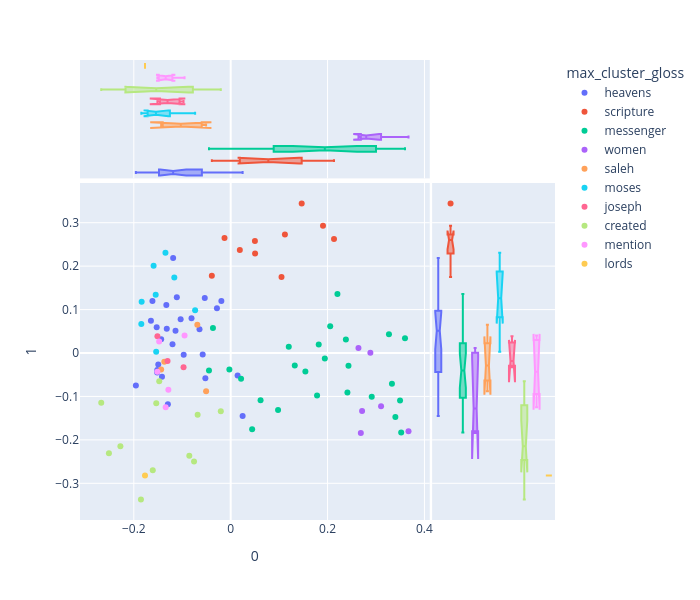

The notebook cell this image was saved under:
### Code cell
px.scatter(k.PCAX.join(k.DOC), 0,1, color='max_cluster_gloss', 
           hover_name=k.PCAX.index, height=600, width=700,
          marginal_x='box', marginal_y='box')

### Figure 1 — Plotly figure (JSON) as saved in the notebook; plotly's stock layout.template omitted (floating-point values rounded to 4 significant figures)
{"data": [{"hovertemplate": "<b>%{hovertext}</b><br><br>max_cluster_gloss=heavens<br>0=%{x}<br>1=%{y}<extra></extra>", "hovertext": [1, 22, 23, 25, 35, 42, 43, 45, 47, 48, 54, 58, 66, 67, 68, 69, 72, 73, 77, 78, 79, 80, 81, 82, 83, 84, 96], "legendgroup": "heavens", "marker": {"color": "#636efa", "symbol": "circle"}, "mode": "markers", "name": "heavens", "orientation": "v", "showlegend": true, "type": "scatter", "x": [-0.02837, -0.1528, -0.1188, -0.1112, -0.1139, -0.05351, -0.1297, -0.05783, -0.05231, -0.1435, -0.1958, 0.01427, -0.06438, -0.1328, -0.1201, -0.1516, -0.1418, -0.09702, -0.1033, -0.08085, -0.1647, -0.1495, -0.01925, -0.1319, -0.1518, -0.1615, 0.02466], "xaxis": "x", "y": [0.1029, 0.05911, 0.2185, 0.1284, 0.05127, 0.1267, -0.1177, -0.00342, -0.05813, 0.03177, -0.07497, -0.05202, 0.05492, 0.1104, 0.01995, -0.03935, -0.0547, -0.004046, 0.07793, 0.08003, 0.07401, -0.02657, 0.1196, 0.05575, -0.04499, 0.12, -0.145], "yaxis": "y"}, {"alignmentgroup": "True", "hovertemplate": "<b>%{hovertext}</b><br><br>max_cluster_gloss=heavens<br>0=%{x}<extra></extra>", "hovertext": [1, 22, 23, 25, 35, 42, 43, 45, 47, 48, 54, 58, 66, 67, 68, 69, 72, 73, 77, 78, 79, 80, 81, 82, 83, 84, 96], "legendgroup": "heavens", "marker": {"color": "#636efa", "symbol": "circle"}, "name": "heavens", "notched": true, "offsetgroup": "heavens", "showlegend": false, "type": "box", "x": [-0.02837, -0.1528, -0.1188, -0.1112, -0.1139, -0.05351, -0.1297, -0.05783, -0.05231, -0.1435, -0.1958, 0.01427, -0.06438, -0.1328, -0.1201, -0.1516, -0.1418, -0.09702, -0.1033, -0.08085, -0.1647, -0.1495, -0.01925, -0.1319, -0.1518, -0.1615, 0.02466], "xaxis": "x3", "yaxis": "y3"}, {"alignmentgroup": "True", "hovertemplate": "<b>%{hovertext}</b><br><br>max_cluster_gloss=heavens<br>1=%{y}<extra></extra>", "hovertext": [1, 22, 23, 25, 35, 42, 43, 45, 47, 48, 54, 58, 66, 67, 68, 69, 72, 73, 77, 78, 79, 80, 81, 82, 83, 84, 96], "legendgroup": "heavens", "marker": {"color": "#636efa", "symbol": "circle"}, "name": "heavens", "notched": true, "offsetgroup": "heavens", "showlegend": false, "type": "box", "xaxis": "x2", "y": [0.1029, 0.05911, 0.2185, 0.1284, 0.05127, 0.1267, -0.1177, -0.00342, -0.05813, 0.03177, -0.07497, -0.05202, 0.05492, 0.1104, 0.01995, -0.03935, -0.0547, -0.004046, 0.07793, 0.08003, 0.07401, -0.02657, 0.1196, 0.05575, -0.04499, 0.12, -0.145], "yaxis": "y2"}, {"hovertemplate": "<b>%{hovertext}</b><br><br>max_cluster_gloss=scripture<br>0=%{x}<br>1=%{y}<extra></extra>", "hovertext": [2, 3, 4, 9, 10, 17, 19, 24, 28, 46], "legendgroup": "scripture", "marker": {"color": "#EF553B", "symbol": "circle"}, "mode": "markers", "name": "scripture", "orientation": "v", "showlegend": true, "type": "scatter", "x": [0.0189, 0.112, 0.05001, 0.105, 0.1466, 0.2133, 0.1906, -0.03892, -0.01276, 0.05037], "xaxis": "x", "y": [0.237, 0.2728, 0.2578, 0.1747, 0.344, 0.2627, 0.2928, 0.1779, 0.2648, 0.2293], "yaxis": "y"}, {"alignmentgroup": "True", "hovertemplate": "<b>%{hovertext}</b><br><br>max_cluster_gloss=scripture<br>0=%{x}<extra></extra>", "hovertext": [2, 3, 4, 9, 10, 17, 19, 24, 28, 46], "legendgroup": "scripture", "marker": {"color": "#EF553B", "symbol": "circle"}, "name": "scripture", "notched": true, "offsetgroup": "scripture", "showlegend": false, "type": "box", "x": [0.0189, 0.112, 0.05001, 0.105, 0.1466, 0.2133, 0.1906, -0.03892, -0.01276, 0.05037], "xaxis": "x3", "yaxis": "y3"}, {"alignmentgroup": "True", "hovertemplate": "<b>%{hovertext}</b><br><br>max_cluster_gloss=scripture<br>1=%{y}<extra></extra>", "hovertext": [2, 3, 4, 9, 10, 17, 19, 24, 28, 46], "legendgroup": "scripture", "marker": {"color": "#EF553B", "symbol": "circle"}, "name": "scripture", "notched": true, "offsetgroup": "scripture", "showlegend": false, "type": "box", "xaxis": "x2", "y": [0.237, 0.2728, 0.2578, 0.1747, 0.344, 0.2627, 0.2928, 0.1779, 0.2648, 0.2293], "yaxis": "y2"}, {"hovertemplate": "<b>%{hovertext}</b><br><br>max_cluster_gloss=messenger<br>0=%{x}<br>1=%{y}<extra></extra>", "hovertext": [5, 7, 8, 11, 12, 15, 16, 18, 20, 21, 29, 30, 31, 32, 33, 34, 56, 60, 85, 86, 90, 91, 92, 93, 94], "legendgroup": "messenger", "marker": {"color": "#00cc96", "symbol": "circle"}, "mode": "markers", "name": "messenger", "orientation": "v", "showlegend": true, "type": "scatter", "x": [0.2432, 0.1323, 0.1199, 0.1817, 0.1943, 0.2912, 0.2378, 0.2054, 0.2203, -0.0366, -0.04481, 0.1542, 0.3598, 0.352, 0.34, -0.002732, 0.02142, 0.06168, 0.1783, 0.3329, 0.09781, 0.3496, 0.3267, 0.241, 0.0443], "xaxis": "x", "y": [-0.02934, -0.0285, 0.0142, 0.01983, -0.01252, -0.1006, 0.03102, 0.06176, 0.136, 0.05752, -0.04048, -0.04266, 0.03404, -0.1832, -0.1474, -0.0379, -0.05944, -0.109, -0.09759, -0.07068, -0.1311, -0.1095, 0.04322, -0.09088, -0.1758], "yaxis": "y"}, {"alignmentgroup": "True", "hovertemplate": "<b>%{hovertext}</b><br><br>max_cluster_gloss=messenger<br>0=%{x}<extra></extra>", "hovertext": [5, 7, 8, 11, 12, 15, 16, 18, 20, 21, 29, 30, 31, 32, 33, 34, 56, 60, 85, 86, 90, 91, 92, 93, 94], "legendgroup": "messenger", "marker": {"color": "#00cc96", "symbol": "circle"}, "name": "messenger", "notched": true, "offsetgroup": "messenger", "showlegend": false, "type": "box", "x": [0.2432, 0.1323, 0.1199, 0.1817, 0.1943, 0.2912, 0.2378, 0.2054, 0.2203, -0.0366, -0.04481, 0.1542, 0.3598, 0.352, 0.34, -0.002732, 0.02142, 0.06168, 0.1783, 0.3329, 0.09781, 0.3496, 0.3267, 0.241, 0.0443], "xaxis": "x3", "yaxis": "y3"}, {"alignmentgroup": "True", "hovertemplate": "<b>%{hovertext}</b><br><br>max_cluster_gloss=messenger<br>1=%{y}<extra></extra>", "hovertext": [5, 7, 8, 11, 12, 15, 16, 18, 20, 21, 29, 30, 31, 32, 33, 34, 56, 60, 85, 86, 90, 91, 92, 93, 94], "legendgroup": "messenger", "marker": {"color": "#00cc96", "symbol": "circle"}, "name": "messenger", "notched": true, "offsetgroup": "messenger", "showlegend": false, "type": "box", "xaxis": "x2", "y": [-0.02934, -0.0285, 0.0142, 0.01983, -0.01252, -0.1006, 0.03102, 0.06176, 0.136, 0.05752, -0.04048, -0.04266, 0.03404, -0.1832, -0.1474, -0.0379, -0.05944, -0.109, -0.09759, -0.07068, -0.1311, -0.1095, 0.04322, -0.09088, -0.1758], "yaxis": "y2"}, {"hovertemplate": "<b>%{hovertext}</b><br><br>max_cluster_gloss=women<br>0=%{x}<br>1=%{y}<extra></extra>", "hovertext": [6, 13, 14, 59, 70, 71], "legendgroup": "women", "marker": {"color": "#ab63fa", "symbol": "circle"}, "mode": "markers", "name": "women", "orientation": "v", "showlegend": true, "type": "scatter", "x": [0.2884, 0.3104, 0.2638, 0.2713, 0.3671, 0.2687], "xaxis": "x", "y": [0.000579, -0.1224, 0.01137, -0.1335, -0.1804, -0.184], "yaxis": "y"}, {"alignmentgroup": "True", "hovertemplate": "<b>%{hovertext}</b><br><br>max_cluster_gloss=women<br>0=%{x}<extra></extra>", "hovertext": [6, 13, 14, 59, 70, 71], "legendgroup": "women", "marker": {"color": "#ab63fa", "symbol": "circle"}, "name": "women", "notched": true, "offsetgroup": "women", "showlegend": false, "type": "box", "x": [0.2884, 0.3104, 0.2638, 0.2713, 0.3671, 0.2687], "xaxis": "x3", "yaxis": "y3"}, {"alignmentgroup": "True", "hovertemplate": "<b>%{hovertext}</b><br><br>max_cluster_gloss=women<br>1=%{y}<extra></extra>", "hovertext": [6, 13, 14, 59, 70, 71], "legendgroup": "women", "marker": {"color": "#ab63fa", "symbol": "circle"}, "name": "women", "notched": true, "offsetgroup": "women", "showlegend": false, "type": "box", "xaxis": "x2", "y": [0.000579, -0.1224, 0.01137, -0.1335, -0.1804, -0.184], "yaxis": "y2"}, {"hovertemplate": "<b>%{hovertext}</b><br><br>max_cluster_gloss=saleh<br>0=%{x}<br>1=%{y}<extra></extra>", "hovertext": [26, 37, 38, 62], "legendgroup": "saleh", "marker": {"color": "#FFA15A", "symbol": "circle"}, "mode": "markers", "name": "saleh", "orientation": "v", "showlegend": true, "type": "scatter", "x": [-0.1435, -0.06886, -0.1371, -0.05076], "xaxis": "x", "y": [-0.03797, 0.06491, -0.0199, -0.0882], "yaxis": "y"}, {"alignmentgroup": "True", "hovertemplate": "<b>%{hovertext}</b><br><br>max_cluster_gloss=saleh<br>0=%{x}<extra></extra>", "hovertext": [26, 37, 38, 62], "legendgroup": "saleh", "marker": {"color": "#FFA15A", "symbol": "circle"}, "name": "saleh", "notched": true, "offsetgroup": "saleh", "showlegend": false, "type": "box", "x": [-0.1435, -0.06886, -0.1371, -0.05076], "xaxis": "x3", "yaxis": "y3"}, {"alignmentgroup": "True", "hovertemplate": "<b>%{hovertext}</b><br><br>max_cluster_gloss=saleh<br>1=%{y}<extra></extra>", "hovertext": [26, 37, 38, 62], "legendgroup": "saleh", "marker": {"color": "#FFA15A", "symbol": "circle"}, "name": "saleh", "notched": true, "offsetgroup": "saleh", "showlegend": false, "type": "box", "xaxis": "x2", "y": [-0.03797, 0.06491, -0.0199, -0.0882], "yaxis": "y2"}, {"hovertemplate": "<b>%{hovertext}</b><br><br>max_cluster_gloss=moses<br>0=%{x}<br>1=%{y}<extra></extra>", "hovertext": [27, 36, 52, 53, 61, 63, 64, 65], "legendgroup": "moses", "marker": {"color": "#19d3f3", "symbol": "circle"}, "mode": "markers", "name": "moses", "orientation": "v", "showlegend": true, "type": "scatter", "x": [-0.1591, -0.1347, -0.1838, -0.1548, -0.1538, -0.07343, -0.1845, -0.1164], "xaxis": "x", "y": [0.2009, 0.2311, 0.1182, 0.1339, 0.002838, 0.09823, 0.06676, 0.174], "yaxis": "y"}, {"alignmentgroup": "True", "hovertemplate": "<b>%{hovertext}</b><br><br>max_cluster_gloss=moses<br>0=%{x}<extra></extra>", "hovertext": [27, 36, 52, 53, 61, 63, 64, 65], "legendgroup": "moses", "marker": {"color": "#19d3f3", "symbol": "circle"}, "name": "moses", "notched": true, "offsetgroup": "moses", "showlegend": false, "type": "box", "x": [-0.1591, -0.1347, -0.1838, -0.1548, -0.1538, -0.07343, -0.1845, -0.1164], "xaxis": "x3", "yaxis": "y3"}, {"alignmentgroup": "True", "hovertemplate": "<b>%{hovertext}</b><br><br>max_cluster_gloss=moses<br>1=%{y}<extra></extra>", "hovertext": [27, 36, 52, 53, 61, 63, 64, 65], "legendgroup": "moses", "marker": {"color": "#19d3f3", "symbol": "circle"}, "name": "moses", "notched": true, "offsetgroup": "moses", "showlegend": false, "type": "box", "xaxis": "x2", "y": [0.2009, 0.2311, 0.1182, 0.1339, 0.002838, 0.09823, 0.06676, 0.174], "yaxis": "y2"}, {"hovertemplate": "<b>%{hovertext}</b><br><br>max_cluster_gloss=joseph<br>0=%{x}<br>1=%{y}<extra></extra>", "hovertext": [39, 40, 41], "legendgroup": "joseph", "marker": {"color": "#FF6692", "symbol": "circle"}, "mode": "markers", "name": "joseph", "orientation": "v", "showlegend": true, "type": "scatter", "x": [-0.1513, -0.09731, -0.1304], "xaxis": "x", "y": [0.03872, -0.03283, -0.01853], "yaxis": "y"}, {"alignmentgroup": "True", "hovertemplate": "<b>%{hovertext}</b><br><br>max_cluster_gloss=joseph<br>0=%{x}<extra></extra>", "hovertext": [39, 40, 41], "legendgroup": "joseph", "marker": {"color": "#FF6692", "symbol": "circle"}, "name": "joseph", "notched": true, "offsetgroup": "joseph", "showlegend": false, "type": "box", "x": [-0.1513, -0.09731, -0.1304], "xaxis": "x3", "yaxis": "y3"}, {"alignmentgroup": "True", "hovertemplate": "<b>%{hovertext}</b><br><br>max_cluster_gloss=joseph<br>1=%{y}<extra></extra>", "hovertext": [39, 40, 41], "legendgroup": "joseph", "marker": {"color": "#FF6692", "symbol": "circle"}, "name": "joseph", "notched": true, "offsetgroup": "joseph", "showlegend": false, "type": "box", "xaxis": "x2", "y": [0.03872, -0.03283, -0.01853], "yaxis": "y2"}, {"hovertemplate": "<b>%{hovertext}</b><br><br>max_cluster_gloss=created<br>0=%{x}<br>1=%{y}<extra></extra>", "hovertext": [44, 49, 57, 74, 87, 88, 95, 97, 98, 99, 100], "legendgroup": "created", "marker": {"color": "#B6E880", "symbol": "circle"}, "mode": "markers", "name": "created", "orientation": "v", "showlegend": true, "type": "scatter", "x": [-0.2672, -0.06823, -0.1475, -0.2277, -0.2514, -0.1537, -0.07566, -0.1853, -0.1608, -0.08545, -0.02041], "xaxis": "x", "y": [-0.1145, -0.1422, -0.06498, -0.2149, -0.2309, -0.1154, -0.2498, -0.3371, -0.2698, -0.2368, -0.134], "yaxis": "y"}, {"alignmentgroup": "True", "hovertemplate": "<b>%{hovertext}</b><br><br>max_cluster_gloss=created<br>0=%{x}<extra></extra>", "hovertext": [44, 49, 57, 74, 87, 88, 95, 97, 98, 99, 100], "legendgroup": "created", "marker": {"color": "#B6E880", "symbol": "circle"}, "name": "created", "notched": true, "offsetgroup": "created", "showlegend": false, "type": "box", "x": [-0.2672, -0.06823, -0.1475, -0.2277, -0.2514, -0.1537, -0.07566, -0.1853, -0.1608, -0.08545, -0.02041], "xaxis": "x3", "yaxis": "y3"}, {"alignmentgroup": "True", "hovertemplate": "<b>%{hovertext}</b><br><br>max_cluster_gloss=created<br>1=%{y}<extra></extra>", "hovertext": [44, 49, 57, 74, 87, 88, 95, 97, 98, 99, 100], "legendgroup": "created", "marker": {"color": "#B6E880", "symbol": "circle"}, "name": "created", "notched": true, "offsetgroup": "created", "showlegend": false, "type": "box", "xaxis": "x2", "y": [-0.1145, -0.1422, -0.06498, -0.2149, -0.2309, -0.1154, -0.2498, -0.3371, -0.2698, -0.2368, -0.134], "yaxis": "y2"}, {"hovertemplate": "<b>%{hovertext}</b><br><br>max_cluster_gloss=mention<br>0=%{x}<br>1=%{y}<extra></extra>", "hovertext": [50, 51, 55, 75, 76], "legendgroup": "mention", "marker": {"color": "#FF97FF", "symbol": "circle"}, "mode": "markers", "name": "mention", "orientation": "v", "showlegend": true, "type": "scatter", "x": [-0.1287, -0.09525, -0.1477, -0.1514, -0.1342], "xaxis": "x", "y": [-0.08438, 0.04016, 0.02629, -0.0433, -0.1252], "yaxis": "y"}, {"alignmentgroup": "True", "hovertemplate": "<b>%{hovertext}</b><br><br>max_cluster_gloss=mention<br>0=%{x}<extra></extra>", "hovertext": [50, 51, 55, 75, 76], "legendgroup": "mention", "marker": {"color": "#FF97FF", "symbol": "circle"}, "name": "mention", "notched": true, "offsetgroup": "mention", "showlegend": false, "type": "box", "x": [-0.1287, -0.09525, -0.1477, -0.1514, -0.1342], "xaxis": "x3", "yaxis": "y3"}, {"alignmentgroup": "True", "hovertemplate": "<b>%{hovertext}</b><br><br>max_cluster_gloss=mention<br>1=%{y}<extra></extra>", "hovertext": [50, 51, 55, 75, 76], "legendgroup": "mention", "marker": {"color": "#FF97FF", "symbol": "circle"}, "name": "mention", "notched": true, "offsetgroup": "mention", "showlegend": false, "type": "box", "xaxis": "x2", "y": [-0.08438, 0.04016, 0.02629, -0.0433, -0.1252], "yaxis": "y2"}, {"hovertemplate": "<b>%{hovertext}</b><br><br>max_cluster_gloss=lords<br>0=%{x}<br>1=%{y}<extra></extra>", "hovertext": [89], "legendgroup": "lords", "marker": {"color": "#FECB52", "symbol": "circle"}, "mode": "markers", "name": "lords", "orientation": "v", "showlegend": true, "type": "scatter", "x": [-0.1769], "xaxis": "x", "y": [-0.2821], "yaxis": "y"}, {"alignmentgroup": "True", "hovertemplate": "<b>%{hovertext}</b><br><br>max_cluster_gloss=lords<br>0=%{x}<extra></extra>", "hovertext": [89], "legendgroup": "lords", "marker": {"color": "#FECB52", "symbol": "circle"}, "name": "lords", "notched": true, "offsetgroup": "lords", "showlegend": false, "type": "box", "x": [-0.1769], "xaxis": "x3", "yaxis": "y3"}, {"alignmentgroup": "True", "hovertemplate": "<b>%{hovertext}</b><br><br>max_cluster_gloss=lords<br>1=%{y}<extra></extra>", "hovertext": [89], "legendgroup": "lords", "marker": {"color": "#FECB52", "symbol": "circle"}, "name": "lords", "notched": true, "offsetgroup": "lords", "showlegend": false, "type": "box", "xaxis": "x2", "y": [-0.2821], "yaxis": "y2"}], "layout": {"height": 600, "legend": {"title": {"text": "max_cluster_gloss"}, "tracegroupgap": 0}, "margin": {"t": 60}, "width": 700, "xaxis": {"anchor": "y", "autorange": true, "domain": [0, 0.7363], "range": [-0.3114, 0.4113], "title": {"text": "0"}, "type": "linear"}, "xaxis2": {"anchor": "y2", "autorange": true, "domain": [0.7413, 1], "matches": "x2", "range": [-0.5, 9.5], "showgrid": false, "showline": false, "showticklabels": false, "ticks": "", "type": "category"}, "xaxis3": {"anchor": "y3", "autorange": true, "domain": [0, 0.7363], "matches": "x", "range": [-0.3114, 0.4113], "showgrid": true, "showticklabels": false, "type": "linear"}, "xaxis4": {"anchor": "y4", "domain": [0.7413, 1], "matches": "x2", "showgrid": false, "showline": false, "showticklabels": false, "ticks": ""}, "yaxis": {"anchor": "x", "autorange": true, "domain": [0, 0.7326], "range": [-0.3845, 0.3914], "title": {"text": "1"}, "type": "linear"}, "yaxis2": {"anchor": "x2", "autorange": true, "domain": [0, 0.7326], "matches": "y", "range": [-0.3845, 0.3914], "showgrid": true, "showticklabels": false, "type": "linear"}, "yaxis3": {"anchor": "x3", "autorange": true, "domain": [0.7426, 1], "matches": "y3", "range": [-0.5, 9.5], "showgrid": false, "showline": false, "showticklabels": false, "ticks": "", "type": "category"}, "yaxis4": {"anchor": "x4", "domain": [0.7426, 1], "matches": "y3", "showgrid": true, "showline": false, "showticklabels": false, "ticks": ""}}}
